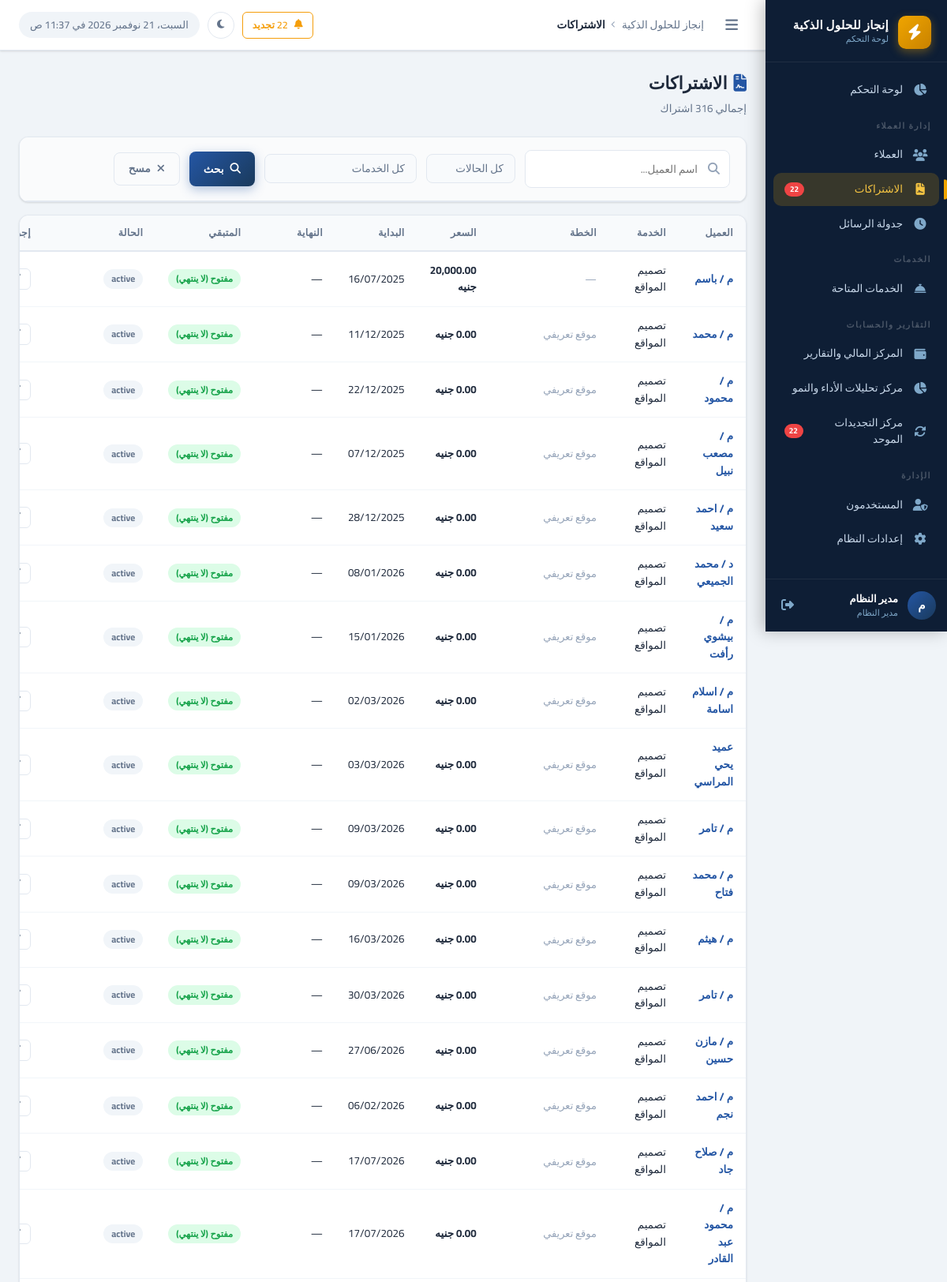
The app's page /subscriptions/index.php (signed in, upper part) with its own data.
### tables this page shows
CREATE TABLE `client_subscriptions` (
  `id` int UNSIGNED NOT NULL,
  `client_id` int UNSIGNED NOT NULL,
  `service_id` int UNSIGNED NOT NULL,
  `plan_name` varchar(200) DEFAULT NULL COMMENT 'اسم الخطة (مثل: أساسية، بريميوم)',
  `currency` varchar(10) NOT NULL DEFAULT 'EGP',
  `original_price` decimal(12,2) DEFAULT NULL,
  `price` decimal(10,2) NOT NULL DEFAULT '0.00' COMMENT 'سعر الاشتراك الفعلي',
  `start_date` date DEFAULT NULL,
  `end_date` date DEFAULT NULL,
  `status` enum('active','expired','cancelled','pending') NOT NULL DEFAULT 'active',
  `notes` text,
  `created_by` int UNSIGNED DEFAULT NULL,
  `created_at` datetime NOT NULL DEFAULT CURRENT_TIMESTAMP,
  `updated_at` datetime NOT NULL DEFAULT CURRENT_TIMESTAMP ON UPDATE CURRENT_TIMESTAMP
);

CREATE TABLE `clients` (
  `id` int UNSIGNED NOT NULL,
  `name` varchar(200) NOT NULL COMMENT 'اسم العميل',
  `company_name` varchar(200) DEFAULT NULL COMMENT 'اسم الشركة',
  `mobile` varchar(20) NOT NULL COMMENT 'رقم الموبايل',
  `mobile_2` varchar(20) DEFAULT NULL COMMENT 'رقم موبايل إضافي',
  `activity` varchar(200) DEFAULT NULL COMMENT 'النشاط التجاري',
  `country` varchar(10) NOT NULL DEFAULT 'EG',
  `domain` varchar(255) DEFAULT NULL,
  `domain_provider` varchar(100) DEFAULT NULL,
  `username_note` varchar(200) DEFAULT NULL COMMENT 'اسم المستخدم (للإشارة)',
  `server_panel` varchar(100) NOT NULL DEFAULT 'cp.enjaz.cloud',
  `email` varchar(200) DEFAULT NULL,
  `address` text,
  `notes` text,
  `status` tinyint(1) NOT NULL DEFAULT '1' COMMENT '1=نشط, 0=موقوف',
  `created_by` int UNSIGNED DEFAULT NULL,
  `created_at` datetime NOT NULL DEFAULT CURRENT_TIMESTAMP,
  `updated_at` datetime NOT NULL DEFAULT CURRENT_TIMESTAMP ON UPDATE CURRENT_TIMESTAMP
);

CREATE TABLE `services` (
  `id` int UNSIGNED NOT NULL,
  `name` varchar(200) NOT NULL COMMENT 'اسم الخدمة',
  `description` text,
  `default_price` decimal(10,2) NOT NULL DEFAULT '0.00',
  `duration_months` int NOT NULL DEFAULT '12' COMMENT 'مدة الاشتراك الافتراضية بالأشهر',
  `status` tinyint(1) NOT NULL DEFAULT '1',
  `created_by` int UNSIGNED DEFAULT NULL,
  `created_at` datetime NOT NULL DEFAULT CURRENT_TIMESTAMP,
  `sort_order` int NOT NULL DEFAULT '0'
);

### config/app.php (called while the page is built, shortened)
<?php
require_once INCLUDES_PATH . '/functions.php';
require_once INCLUDES_PATH . '/auth.php';
function getSettings(): array {
    static $settings = null;
    if ($settings === null) {
        try {
            $db  = getDB();
            $stmt = $db->query("SELECT `key`, `value` FROM `settings`");
            $settings = [];
            while ($row = $stmt->fetch()) {
                $settings[$row['key']] = $row['value'];
            }
        } catch (Exception $e) {
            $settings = [];
        }
    }
    return $settings;
}
function getSetting(string $key, string $default = ''): string {
    $settings = getSettings();
    return $settings[$key] ?? $default;
}

### includes/auth.php (called while the page is built, shortened)
<?php
function hasPermission(string $permission): bool {
    if (($_SESSION['user_role'] ?? '') === 'admin') return true;
    $permissions = $_SESSION['user_permissions'] ?? [];
    return in_array($permission, $permissions, true);
}

### subscriptions/index.php (the view, shortened to what this page needs)
<?php
require_once dirname(__DIR__) . '/config/app.php';
$db      = getDB();
$search  = clean($_GET['search'] ?? '');
$where  = ['1=1'];
$params = [];
$whereStr = implode(' AND ', $where);
$subs = $db->prepare("
    SELECT cs.*, c.name as client_name, c.mobile, s.name as service_name,
           DATEDIFF(cs.end_date, CURDATE()) as days_left
    FROM client_subscriptions cs
    JOIN clients c ON c.id=cs.client_id
    JOIN services s ON s.id=cs.service_id
    WHERE $whereStr
    ORDER BY cs.end_date ASC
");
$subs->execute($params);
$subs = $subs->fetchAll();
    ?>
    <?php
require_once INCLUDES_PATH . '/header.php';
?>
<div class="page-header">
  <div class="page-header-text">
    <h1 class="page-title"><i class="fas fa-file-contract" style="color:var(--primary-light);margin-left:8px;"></i>الاشتراكات</h1>
    <p class="page-subtitle">إجمالي <?= count($subs) ?> اشتراك</p>
  </div>
</div>
<div class="card" style="margin-bottom:16px;">
  <div class="filters-bar">
    <form method="GET" style="display:flex;gap:12px;align-items:center;flex-wrap:wrap;width:100%;" id="searchForm">
      <div class="search-box">
        <input type="text" name="search" class="form-control" placeholder="اسم العميل..." value="<?= e($search) ?>" autocomplete="off">
      </div>
      <select name="status" class="form-control" style="width:auto;">
        <option value="">كل الحالات</option>
      </select>
      <select name="service" class="form-control" style="width:auto;">
        <option value="">كل الخدمات</option>
      </select>
      <button type="submit" class="btn btn-primary"><i class="fas fa-search"></i> بحث</button>
      <a href="index.php" class="btn btn-outline" id="clearSearchBtn"><i class="fas fa-times"></i> مسح</a>
    </form>
  </div>
</div>
<div class="card">
  <div class="table-wrapper">
    <table class="data-table">
      <thead>
        <tr><th>العميل</th><th>الخدمة</th><th>الخطة</th><th>السعر</th><th>البداية</th><th>النهاية</th><th>المتبقي</th><th>الحالة</th><th>إجراء</th></tr>
      </thead>
      <tbody>
        <?php if (empty($subs)): ?>
        <tr><td colspan="9"><div class="empty-state"><div class="empty-icon"><i class="fas fa-file-slash"></i></div><p class="empty-title">لا توجد اشتراكات</p></div></td></tr>
        <?php else: ?>
        <?php foreach ($subs as $sub): ?>
        <tr>
          <td>
            <a href="../clients/view.php?id=<?= $sub['client_id'] ?>" style="font-weight:700;">
              <?= e($sub['client_name']) ?>
            </a>
          </td>
          <td><?= e($sub['service_name']) ?></td>
          <td class="text-muted"><?= e($sub['plan_name'] ?: '—') ?></td>
          <td class="fw-bold"><?= formatMoney($sub['price']) ?></td>
          <td><?= formatDate($sub['start_date']) ?></td>
          <td><?= formatDate($sub['end_date']) ?></td>
          <td>
            <?php
            $d = $sub['days_left'];
            if ($d === null): ?><span class="badge badge-success">مفتوح (لا ينتهي)</span>
            <?php elseif ($d < 0): ?><span class="badge badge-danger">انتهى</span>
            <?php elseif ($d <= 7): ?><span class="badge badge-danger"><?= $d ?> يوم</span>
            <?php elseif ($d <= 30): ?><span class="badge badge-warning"><?= $d ?> يوم</span>
            <?php else: ?><span class="badge badge-success"><?= $d ?> يوم</span>
            <?php endif; ?>
          </td>
          <td><?= subscriptionStatusBadge($sub['status'], $sub['end_date']) ?></td>
          <td>
            <div class="table-actions">
              <?php if (hasPermission('edit_subscriptions')): ?>
              <a href="edit.php?id=<?= $sub['id'] ?>" class="btn btn-sm btn-outline"><i class="fas fa-edit"></i></a>
              <?php endif; ?>
            </div>
          </td>
        </tr>
        <?php endforeach; ?>
        <?php endif; ?>
      </tbody>
    </table>
  </div>
</div>
<?php require_once INCLUDES_PATH . '/footer.php'; ?>

### includes/functions.php (shortened to what this page needs)
<?php
function formatMoney(float $amount, string $currency = null): string {
    if ($currency === null) {
        $currency = getSetting('currency', 'جنيه');
    }
    return number_format($amount, 2) . ' ' . $currency;
}
function formatDate(?string $date, string $format = 'd/m/Y'): string {
    if (empty($date) || $date === '0000-00-00') return '—';
    return date('d/m/Y', strtotime($date));
}
function daysDiff(string $date1, string $date2 = 'today'): int {
    $d1 = new DateTime($date1);
    $d2 = new DateTime($date2);
    return (int)$d1->diff($d2)->days * ($d1 < $d2 ? -1 : 1);
}
function subscriptionStatusBadge(string $status, ?string $endDate = ''): string {
    $warningDays = (int)getSetting('renewal_warning_days', '60');
    if ($status === 'active' && !empty($endDate)) {
        $daysLeft = daysDiff($endDate, 'today');
        if ($daysLeft >= 0 && $daysLeft <= $warningDays) {
            return '<span class="badge badge-warning">ينتهي قريباً (' . $daysLeft . ' يوم)</span>';
        }
    }
    $map = [
        'active'    => '<span class="badge badge-success">نشط</span>',
        'expired'   => '<span class="badge badge-danger">منتهي</span>',
        'cancelled' => '<span class="badge badge-secondary">ملغي</span>',
        'pending'   => '<span class="badge badge-warning">معلّق</span>',
    ];
    return $map[$status] ?? '<span class="badge badge-secondary">' . e($status) . '</span>';
}
function e(mixed $value): string {
    return htmlspecialchars((string)$value, ENT_QUOTES, 'UTF-8');
}
function clean(string $input): string {
    return trim(strip_tags($input));
}

### records on screen
client_subscriptions: client.name "م / باسم", service.name "تصميم المواقع", plan_name "—", price "20,000.00 جنيه", start_date "16/07/2025", end_date "—", shows "مفتوح (لا ينتهي)", status "active"
client_subscriptions: client.name "م / محمد", service.name "تصميم المواقع", plan_name "موقع تعريفي", price "0.00 جنيه", start_date "11/12/2025", end_date "—", shows "مفتوح (لا ينتهي)", status "active"
client_subscriptions: client.name "م / محمود", service.name "تصميم المواقع", plan_name "موقع تعريفي", price "0.00 جنيه", start_date "22/12/2025", end_date "—", shows "مفتوح (لا ينتهي)", status "active"
client_subscriptions: client.name "م / مصعب نبيل", service.name "تصميم المواقع", plan_name "موقع تعريفي", price "0.00 جنيه", start_date "07/12/2025", end_date "—", shows "مفتوح (لا ينتهي)", status "active"
client_subscriptions: client.name "م / احمد سعيد", service.name "تصميم المواقع", plan_name "موقع تعريفي", price "0.00 جنيه", start_date "28/12/2025", end_date "—", shows "مفتوح (لا ينتهي)", status "active"
client_subscriptions: client.name "د / محمد الجميعي", service.name "تصميم المواقع", plan_name "موقع تعريفي", price "0.00 جنيه", start_date "08/01/2026", end_date "—", shows "مفتوح (لا ينتهي)", status "active"
client_subscriptions: client.name "م / بيشوي رأفت", service.name "تصميم المواقع", plan_name "موقع تعريفي", price "0.00 جنيه", start_date "15/01/2026", end_date "—", shows "مفتوح (لا ينتهي)", status "active"
client_subscriptions: client.name "م / اسلام اسامة", service.name "تصميم المواقع", plan_name "موقع تعريفي", price "0.00 جنيه", start_date "02/03/2026", end_date "—", shows "مفتوح (لا ينتهي)", status "active"
client_subscriptions: client.name "عميد يحي المراسي", service.name "تصميم المواقع", plan_name "موقع تعريفي", price "0.00 جنيه", start_date "03/03/2026", end_date "—", shows "مفتوح (لا ينتهي)", status "active"
client_subscriptions: client.name "م / تامر", service.name "تصميم المواقع", plan_name "موقع تعريفي", price "0.00 جنيه", start_date "09/03/2026", end_date "—", shows "مفتوح (لا ينتهي)", status "active"
client_subscriptions: client.name "م / محمد فتاح", service.name "تصميم المواقع", plan_name "موقع تعريفي", price "0.00 جنيه", start_date "09/03/2026", end_date "—", shows "مفتوح (لا ينتهي)", status "active"
client_subscriptions: client.name "م / هيثم", service.name "تصميم المواقع", plan_name "موقع تعريفي", price "0.00 جنيه", start_date "16/03/2026", end_date "—", shows "مفتوح (لا ينتهي)", status "active"
client_subscriptions: client.name "م / تامر", service.name "تصميم المواقع", plan_name "موقع تعريفي", price "0.00 جنيه", start_date "30/03/2026", end_date "—", shows "مفتوح (لا ينتهي)", status "active"
client_subscriptions: client.name "م / مازن حسين", service.name "تصميم المواقع", plan_name "موقع تعريفي", price "0.00 جنيه", start_date "27/06/2026", end_date "—", shows "مفتوح (لا ينتهي)", status "active"
client_subscriptions: client.name "م / احمد نجم", service.name "تصميم المواقع", plan_name "موقع تعريفي", price "0.00 جنيه", start_date "06/02/2026", end_date "—", shows "مفتوح (لا ينتهي)", status "active"
client_subscriptions: client.name "م / صلاح جاد", service.name "تصميم المواقع", plan_name "موقع تعريفي", price "0.00 جنيه", start_date "17/07/2026", end_date "—", shows "مفتوح (لا ينتهي)", status "active"
client_subscriptions: client.name "م / محمود عبد القادر", service.name "تصميم المواقع", plan_name "موقع تعريفي", price "0.00 جنيه", start_date "17/07/2026", end_date "—", shows "مفتوح (لا ينتهي)", status "active"

### other values on screen
$companyName "إنجاز للحلول الذكية"
$renewalCount "22"
$userInitial "م"
$userName "مدير النظام"
$userRole "مدير النظام"
$pageTitle "الاشتراكات"
